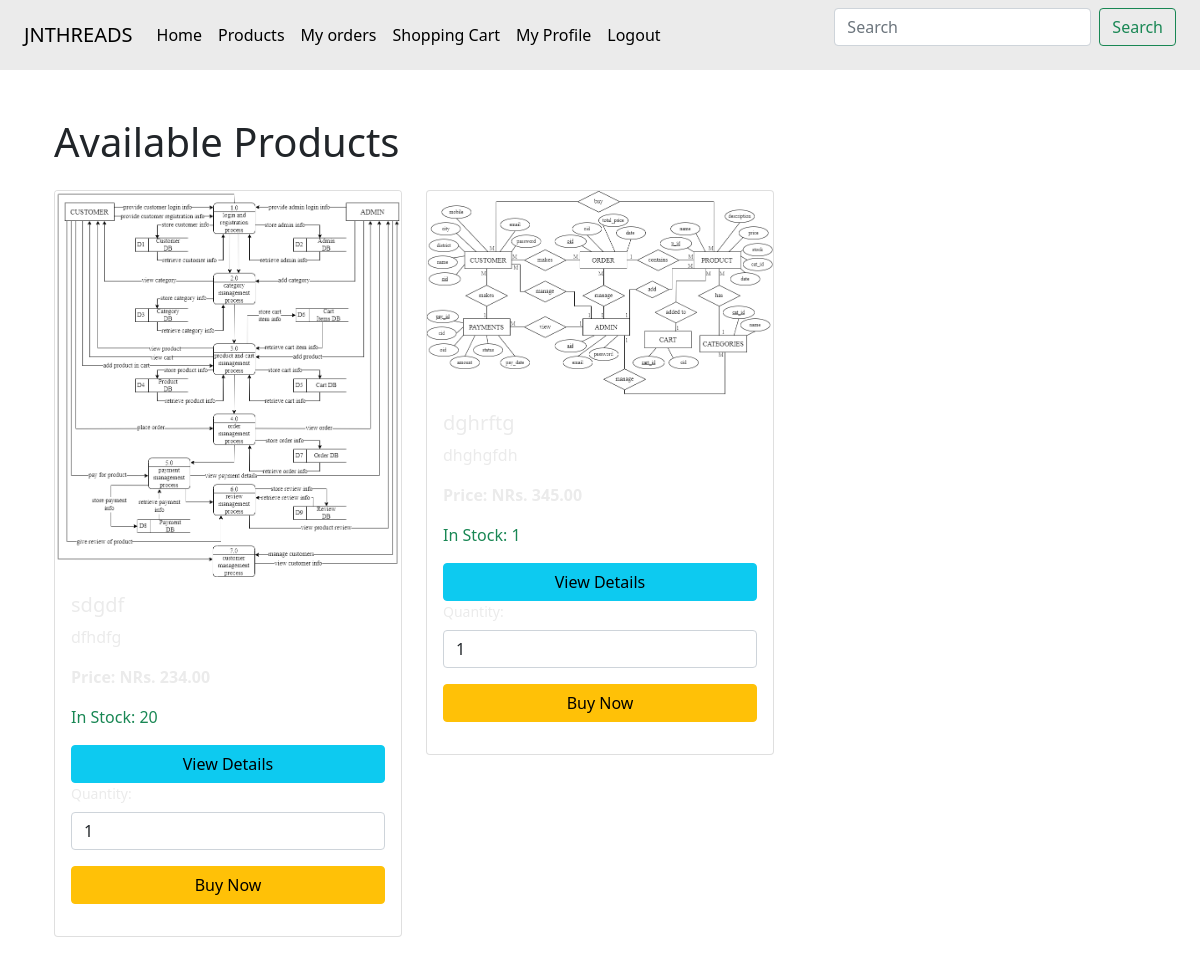
Screenshot of /customer/view_product.php (signed in) with the database file from the repository.
### tables this page shows
CREATE TABLE `products` (
  `product_id` int(11) NOT NULL,
  `name` varchar(100) NOT NULL,
  `description` text DEFAULT NULL,
  `price` decimal(10,2) NOT NULL,
  `stock` int(11) NOT NULL,
  `category_id` int(11) DEFAULT NULL,
  `image_url` varchar(255) DEFAULT NULL,
  `created_at` timestamp NOT NULL DEFAULT current_timestamp(),
  `updated_at` timestamp NOT NULL DEFAULT current_timestamp() ON UPDATE current_timestamp()
);

### customer/view_product.php (the view, shortened to what this page needs)
<link rel="stylesheet" href="https://cdn.jsdelivr.net/npm/sweetalert2@11/dist/sweetalert2.min.css">
<?php
include($_SERVER['DOCUMENT_ROOT'] . '/ecs/customer/layout/cheader.php');
include('../database/connection.php');
$sql = "SELECT product_id, name, description, price, stock, image_url FROM products";
$result = $conn->query($sql);
?>
<link href="https://cdn.jsdelivr.net/npm/bootstrap@5.0.2/dist/css/bootstrap.min.css" rel="stylesheet">
<div class="container mt-5">
    <h1 class="mb-4">Available Products</h1>
    <div class="row">
        <?php if ($result && $result->num_rows > 0) {
            while ($row = $result->fetch_assoc()) { ?>
            <div class="col-md-4">
                <div class="card mb-4">
                    <img src="<?php echo htmlspecialchars($row['image_url']); ?>" class="card-img-top" alt="<?php echo htmlspecialchars($row['name']); ?>" />
                    <div class="card-body">
                        <h5 class="card-title"><?php echo htmlspecialchars($row['name']); ?></h5>
                        <p class="card-text"><?php echo htmlspecialchars($row['description']); ?></p>
                        <p class="card-text"><strong>Price: NRs. <?php echo htmlspecialchars($row['price']); ?></strong></p>
                        <p class="card-text">
                            <?php if ($row['stock'] > 0): ?>
                                <span class="text-success">In Stock: <?php echo htmlspecialchars($row['stock']); ?></span>
                            <?php else: ?>
                                <span class="text-danger">Out of Stock</span>
                            <?php endif; ?>
                        </p>
                        <?php if ($row['stock'] > 0): ?>
                            <a href="product_details.php?id=<?php echo $row['product_id']; ?>" class="btn btn-info w-100">View Details</a>
                            <br>
<form method="post" action="place_order.php" class="mb-3">
    <div class="mb-3">
        <label for="buy_quantity_<?php echo $row['product_id']; ?>" class="form-label">Quantity:</label>
        <input type="number" name="quantity" id="buy_quantity_<?php echo $row['product_id']; ?>" class="form-control" value="1" min="1" max="<?php echo $row['stock']; ?>" required>
    </div>
    <button type="submit" class="btn btn-warning w-100">Buy Now</button>
</form>
                        <?php else: ?>
                            <button class="btn btn-secondary w-100" disabled>Out of Stock</button>
                        <?php endif; ?>
                    </div>
                </div>
            </div>
        <?php }
        } else { ?>
            <div class="col-12">
                <p>No products available.</p>
            </div>
        <?php } ?>
    </div>
</div>

### rows the page displays
products: image_url (picture), name "sdgdf", description "dfhdfg", price "234.00", stock "20"
products: image_url (picture), name "dghrftg", description "dhghgfdh", price "345.00", stock "1", quantity "1"
